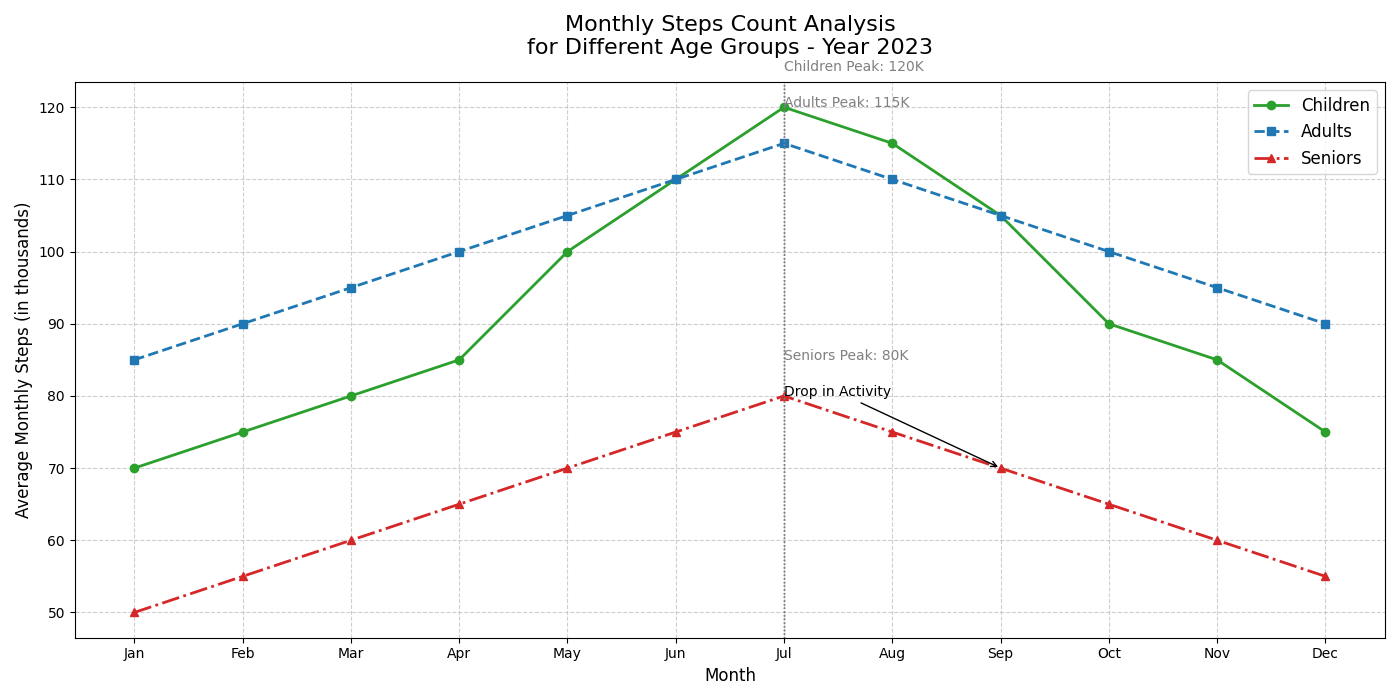

Write the Python code that produced this figure.
import matplotlib.pyplot as plt
import numpy as np

# Backstory: Analysis of Monthly Steps Count Over a Year for Different Age Groups (Children, Adults, Seniors)
# The data represents the average monthly steps count in thousands for different age groups.

# Define the months
months = np.array(["Jan", "Feb", "Mar", "Apr", "May", "Jun", "Jul", "Aug", "Sep", "Oct", "Nov", "Dec"])

# Average monthly steps counts (in thousands)
children_steps = np.array([70, 75, 80, 85, 100, 110, 120, 115, 105, 90, 85, 75])
adults_steps = np.array([85, 90, 95, 100, 105, 110, 115, 110, 105, 100, 95, 90])
seniors_steps = np.array([50, 55, 60, 65, 70, 75, 80, 75, 70, 65, 60, 55])

# Create the plot
plt.figure(figsize=(14, 7))

# Plot lines for each age group
plt.plot(months, children_steps, label="Children", color='tab:green', linestyle='-', marker='o', linewidth=2)
plt.plot(months, adults_steps, label="Adults", color='tab:blue', linestyle='--', marker='s', linewidth=2)
plt.plot(months, seniors_steps, label="Seniors", color='tab:red', linestyle='-.', marker='^', linewidth=2)

# Highlight the month with the highest steps count for each group
max_steps = {"Children": 120, "Adults": 115, "Seniors": 80}
max_months = {"Children": "Jul", "Adults": "Jul", "Seniors": "Jul"}
for group, steps in max_steps.items():
    plt.axvline(x=max_months[group], color='grey', linestyle=':', linewidth=1)
    plt.text(max_months[group], steps + 5, f'{group} Peak: {steps}K', fontsize=10, color='grey')

# Set chart title and labels
plt.title("Monthly Steps Count Analysis\nfor Different Age Groups - Year 2023", fontsize=16, pad=20)
plt.xlabel("Month", fontsize=12)
plt.ylabel("Average Monthly Steps (in thousands)", fontsize=12)

# Add legend and grid
plt.legend(loc='upper right', fontsize=12)
plt.grid(True, linestyle='--', alpha=0.6)

# Annotate a notable trend change
plt.annotate('Drop in Activity', xy=("Sep", 70), xytext=("Jul", 80),
             arrowprops=dict(facecolor='black', arrowstyle='->'), fontsize=10)

# Adjust layout to prevent overlap
plt.tight_layout()

# Display the plot
plt.show()
